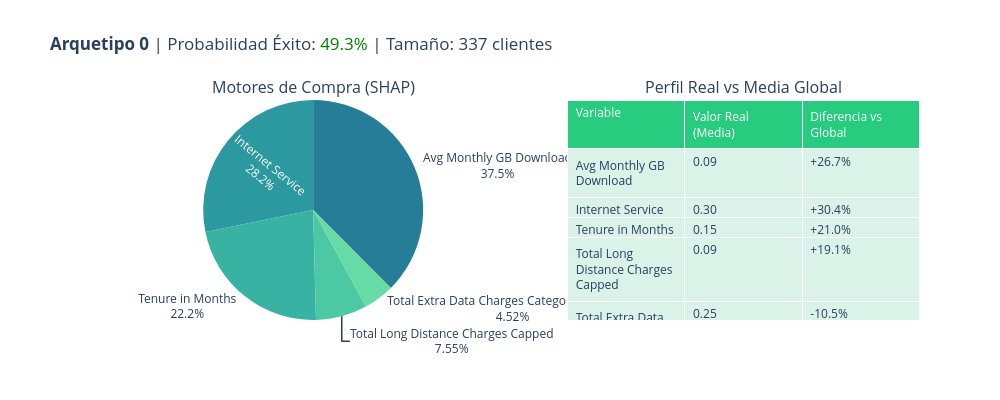
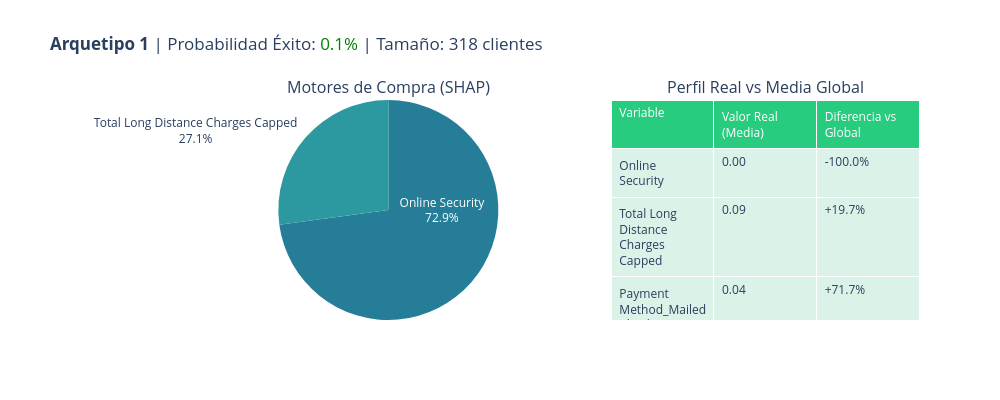
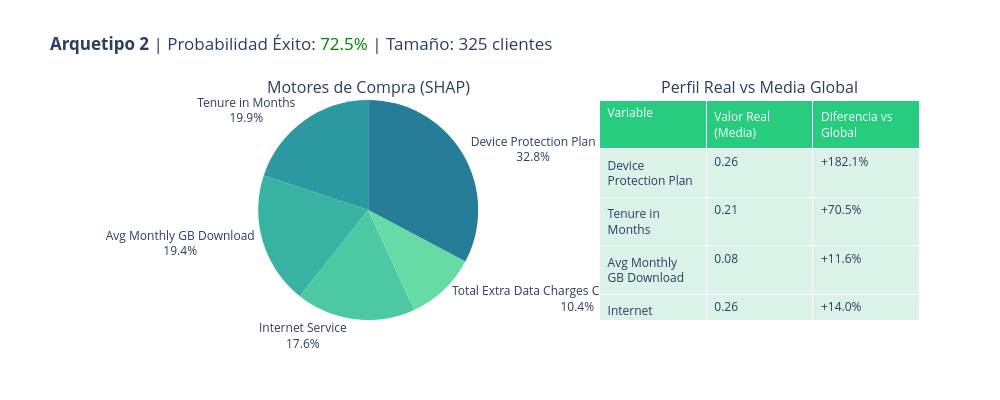
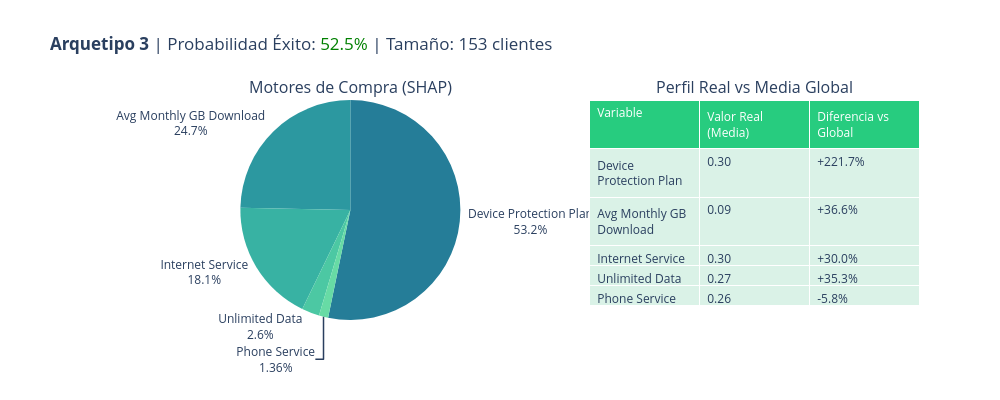

Here is the notebook cell these charts were saved with, in order:
### Markdown cell above
El heatmap permite traducir los datos en perfiles claros y fáciles de entender, mostrando cinco tipos de clientes muy distintos:

Usuarios muy digitales y activos: Destacan dos grupos. Por un lado, los clientes con consumo muy alto de datos y tarifas ilimitadas, normalmente recién llegados, que encajan perfectamente con el streaming. Por otro, usuarios nuevos que ya invierten en proteger sus dispositivos y consumen bastante contenido, para quienes el streaming es una extensión natural de lo que ya usan.

Clientes fieles y estables: Un grupo con mucha antigüedad y fuerte contratación de servicios de soporte y protección. No son los más intensivos en consumo, pero confían en la compañía y valoran servicios de calidad, lo que los hace buenos candidatos con un enfoque más relacional.

Usuarios equilibrados: Clientes con varios servicios digitales activos y un uso razonable de datos. No destacan en un solo punto, pero tienen una base sólida para completar su oferta con streaming.

Clientes analógicos: Un grupo claramente desconectado del entorno digital, sin internet ni consumo de datos, que no resulta adecuado para campañas de streaming.

En conjunto, la segmentación muestra que el potencial de contratación no es uniforme: los mayores esfuerzos deben centrarse en usuarios intensivos en datos y en perfiles digitales recientes, mientras que los clientes tradicionales quedan fuera del objetivo.

### Code cell
# 1. Preparación DF de SHAP con Clusters
# Asumimos que 'shap_data' y 'clusters' vienen del paso anterior (K-Means)
shap_df_clust = pd.DataFrame(shap_data, columns=feature_names_list)
shap_df_clust['Cluster'] = clusters

# Calculamos el SHAP medio por cluster (Qué importa a cada grupo)
shap_mean_per_cluster = shap_df_clust.groupby('Cluster').mean()

# 2. Probabilidad media por cluster (AQUÍ ESTÁ EL CAMBIO PARA RF)
# Usamos el Random Forest para predecir la probabilidad de éxito
probs = rf.predict_proba(X_test_selected)[:, 1]

# Actualizamos el DataFrame X_test_clust con las nuevas probabilidades
X_test_clust['Probabilidad'] = probs
stats_df = X_test_clust.groupby('Cluster')[['Probabilidad']].mean()
stats_df['Num_Clientes'] = X_test_clust['Cluster'].value_counts()

# 3. Bucle de visualización para el Pie Chart
print("Generando fichas de Arquetipos basadas en Random Forest...")

for cluster_id in range(optimal_k):
    
    # --- Datos para el Pie Chart (Contribución SHAP positiva) ---
    # Qué variables empujan el "SÍ" en este grupo específico
    top_shap = shap_mean_per_cluster.loc[cluster_id].sort_values(ascending=False).head(5) 
    top_shap_pos = top_shap[top_shap > 0] # Solo las positivas
    
    # --- Datos para la Tabla (Valores Reales vs Media) ---
    top_vars_names = top_shap.index.tolist()
    
    val_medio_cluster = clust_mean.loc[cluster_id, top_vars_names]
    dif_vs_media = clust_diff_pct.loc[cluster_id, top_vars_names]
    
    # --- Crea la figura ---
    fig = make_subplots(
        rows=1, cols=2,
        specs=[[{"type": "domain"}, {"type": "domain"}]],
        subplot_titles=[f"Motores de Compra (SHAP)", "Perfil Real vs Media Global"]
    )
    
    # 1. Crea el Pie Chart
    fig.add_trace(go.Pie(
        labels=top_shap_pos.index,
        values=top_shap_pos.values,
        textinfo="label+percent",
        insidetextorientation="radial",
        marker=dict(colors=px.colors.sequential.Tealgrn[::-1])
    ), row=1, col=1)
    
    # 2. Crea la Tabla
    fig.add_trace(go.Table(
        header=dict(
            values=["Variable", "Valor Real (Media)", "Diferencia vs Global"],
            fill_color="#27cc7f", font=dict(color='white', size=12), align="left"
        ),
        cells=dict(
            values=[
                top_vars_names,
                [f"{x:.2f}" for x in val_medio_cluster],
                [f"{x:+.1f}%" for x in dif_vs_media] # Formato con signo +/-%
            ],
            fill_color="#daf2e7", align="left"
        )
    ), row=1, col=2)
    
    # Títulos y Layout
    score_medio = stats_df.loc[cluster_id, 'Probabilidad'] * 100
    n_cli = stats_df.loc[cluster_id, 'Num_Clientes']
    
    fig.update_layout(
        title_text=f"<b>Arquetipo {cluster_id}</b> | Probabilidad Éxito: <span style='color:green'>{score_medio:.1f}%</span> | Tamaño: {n_cli} clientes",
        height=400, width=1000, showlegend=False
    )
    
    fig.show()

### Figure 1 — Plotly figure (JSON) as saved in the notebook; plotly's stock layout.template omitted (floating-point values rounded to 4 significant figures)
{"data": [{"domain": {"x": [0, 0.45], "y": [0, 1]}, "insidetextorientation": "radial", "labels": ["Avg Monthly GB Download", "Internet Service", "Tenure in Months", "Total Long Distance Charges Capped", "Total Extra Data Charges Category_no charge"], "marker": {"colors": ["rgb(37, 125, 152)", "rgb(44, 152, 160)", "rgb(56, 178, 163)", "rgb(76, 200, 163)", "rgb(103, 219, 165)", "rgb(137, 232, 172)", "rgb(176, 242, 188)"]}, "textinfo": "label+percent", "type": "pie", "values": [0.04624, 0.03473, 0.02738, 0.009302, 0.005564]}, {"cells": {"align": "left", "fill": {"color": "#daf2e7"}, "values": [["Avg Monthly GB Download", "Internet Service", "Tenure in Months", "Total Long Distance Charges Capped", "Total Extra Data Charges Category_no charge"], ["0.09", "0.30", "0.15", "0.09", "0.25"], ["+26.7%", "+30.4%", "+21.0%", "+19.1%", "-10.5%"]]}, "domain": {"x": [0.55, 1], "y": [0, 1]}, "header": {"align": "left", "fill": {"color": "#27cc7f"}, "font": {"color": "white", "size": 12}, "values": ["Variable", "Valor Real (Media)", "Diferencia vs Global"]}, "type": "table"}], "layout": {"annotations": [{"font": {"size": 16}, "showarrow": false, "text": "Motores de Compra (SHAP)", "x": 0.225, "xanchor": "center", "xref": "paper", "y": 1, "yanchor": "bottom", "yref": "paper"}, {"font": {"size": 16}, "showarrow": false, "text": "Perfil Real vs Media Global", "x": 0.775, "xanchor": "center", "xref": "paper", "y": 1, "yanchor": "bottom", "yref": "paper"}], "height": 400, "showlegend": false, "title": {"text": "<b>Arquetipo 0</b> | Probabilidad Éxito: <span style='color:green'>49.3%</span> | Tamaño: 337 clientes"}, "width": 1000}}

### Figure 2 — Plotly figure (JSON) as saved in the notebook; plotly's stock layout.template omitted (floating-point values rounded to 4 significant figures)
{"data": [{"domain": {"x": [0, 0.45], "y": [0, 1]}, "insidetextorientation": "radial", "labels": ["Online Security", "Total Long Distance Charges Capped"], "marker": {"colors": ["rgb(37, 125, 152)", "rgb(44, 152, 160)", "rgb(56, 178, 163)", "rgb(76, 200, 163)", "rgb(103, 219, 165)", "rgb(137, 232, 172)", "rgb(176, 242, 188)"]}, "textinfo": "label+percent", "type": "pie", "values": [0.004773, 0.001777]}, {"cells": {"align": "left", "fill": {"color": "#daf2e7"}, "values": [["Online Security", "Total Long Distance Charges Capped", "Payment Method_Mailed Check", "Customer Status_Joined", "Online Backup"], ["0.00", "0.09", "0.04", "0.05", "0.00"], ["-100.0%", "+19.7%", "+71.7%", "+89.7%", "-100.0%"]]}, "domain": {"x": [0.55, 1], "y": [0, 1]}, "header": {"align": "left", "fill": {"color": "#27cc7f"}, "font": {"color": "white", "size": 12}, "values": ["Variable", "Valor Real (Media)", "Diferencia vs Global"]}, "type": "table"}], "layout": {"annotations": [{"font": {"size": 16}, "showarrow": false, "text": "Motores de Compra (SHAP)", "x": 0.225, "xanchor": "center", "xref": "paper", "y": 1, "yanchor": "bottom", "yref": "paper"}, {"font": {"size": 16}, "showarrow": false, "text": "Perfil Real vs Media Global", "x": 0.775, "xanchor": "center", "xref": "paper", "y": 1, "yanchor": "bottom", "yref": "paper"}], "height": 400, "showlegend": false, "title": {"text": "<b>Arquetipo 1</b> | Probabilidad Éxito: <span style='color:green'>0.1%</span> | Tamaño: 318 clientes"}, "width": 1000}}

### Figure 3 — Plotly figure (JSON) as saved in the notebook; plotly's stock layout.template omitted (floating-point values rounded to 4 significant figures)
{"data": [{"domain": {"x": [0, 0.45], "y": [0, 1]}, "insidetextorientation": "radial", "labels": ["Device Protection Plan", "Tenure in Months", "Avg Monthly GB Download", "Internet Service", "Total Extra Data Charges Category_no charge"], "marker": {"colors": ["rgb(37, 125, 152)", "rgb(44, 152, 160)", "rgb(56, 178, 163)", "rgb(76, 200, 163)", "rgb(103, 219, 165)", "rgb(137, 232, 172)", "rgb(176, 242, 188)"]}, "textinfo": "label+percent", "type": "pie", "values": [0.07701, 0.04686, 0.04554, 0.04124, 0.02433]}, {"cells": {"align": "left", "fill": {"color": "#daf2e7"}, "values": [["Device Protection Plan", "Tenure in Months", "Avg Monthly GB Download", "Internet Service", "Total Extra Data Charges Category_no charge"], ["0.26", "0.21", "0.08", "0.26", "0.24"], ["+182.1%", "+70.5%", "+11.6%", "+14.0%", "-14.1%"]]}, "domain": {"x": [0.55, 1], "y": [0, 1]}, "header": {"align": "left", "fill": {"color": "#27cc7f"}, "font": {"color": "white", "size": 12}, "values": ["Variable", "Valor Real (Media)", "Diferencia vs Global"]}, "type": "table"}], "layout": {"annotations": [{"font": {"size": 16}, "showarrow": false, "text": "Motores de Compra (SHAP)", "x": 0.225, "xanchor": "center", "xref": "paper", "y": 1, "yanchor": "bottom", "yref": "paper"}, {"font": {"size": 16}, "showarrow": false, "text": "Perfil Real vs Media Global", "x": 0.775, "xanchor": "center", "xref": "paper", "y": 1, "yanchor": "bottom", "yref": "paper"}], "height": 400, "showlegend": false, "title": {"text": "<b>Arquetipo 2</b> | Probabilidad Éxito: <span style='color:green'>72.5%</span> | Tamaño: 325 clientes"}, "width": 1000}}

### Figure 4 — Plotly figure (JSON) as saved in the notebook; plotly's stock layout.template omitted (floating-point values rounded to 4 significant figures)
{"data": [{"domain": {"x": [0, 0.45], "y": [0, 1]}, "insidetextorientation": "radial", "labels": ["Device Protection Plan", "Avg Monthly GB Download", "Internet Service", "Unlimited Data", "Phone Service"], "marker": {"colors": ["rgb(37, 125, 152)", "rgb(44, 152, 160)", "rgb(56, 178, 163)", "rgb(76, 200, 163)", "rgb(103, 219, 165)", "rgb(137, 232, 172)", "rgb(176, 242, 188)"]}, "textinfo": "label+percent", "type": "pie", "values": [0.08682, 0.04025, 0.02953, 0.004232, 0.002212]}, {"cells": {"align": "left", "fill": {"color": "#daf2e7"}, "values": [["Device Protection Plan", "Avg Monthly GB Download", "Internet Service", "Unlimited Data", "Phone Service"], ["0.30", "0.09", "0.30", "0.27", "0.26"], ["+221.7%", "+36.6%", "+30.0%", "+35.3%", "-5.8%"]]}, "domain": {"x": [0.55, 1], "y": [0, 1]}, "header": {"align": "left", "fill": {"color": "#27cc7f"}, "font": {"color": "white", "size": 12}, "values": ["Variable", "Valor Real (Media)", "Diferencia vs Global"]}, "type": "table"}], "layout": {"annotations": [{"font": {"size": 16}, "showarrow": false, "text": "Motores de Compra (SHAP)", "x": 0.225, "xanchor": "center", "xref": "paper", "y": 1, "yanchor": "bottom", "yref": "paper"}, {"font": {"size": 16}, "showarrow": false, "text": "Perfil Real vs Media Global", "x": 0.775, "xanchor": "center", "xref": "paper", "y": 1, "yanchor": "bottom", "yref": "paper"}], "height": 400, "showlegend": false, "title": {"text": "<b>Arquetipo 3</b> | Probabilidad Éxito: <span style='color:green'>52.5%</span> | Tamaño: 153 clientes"}, "width": 1000}}
